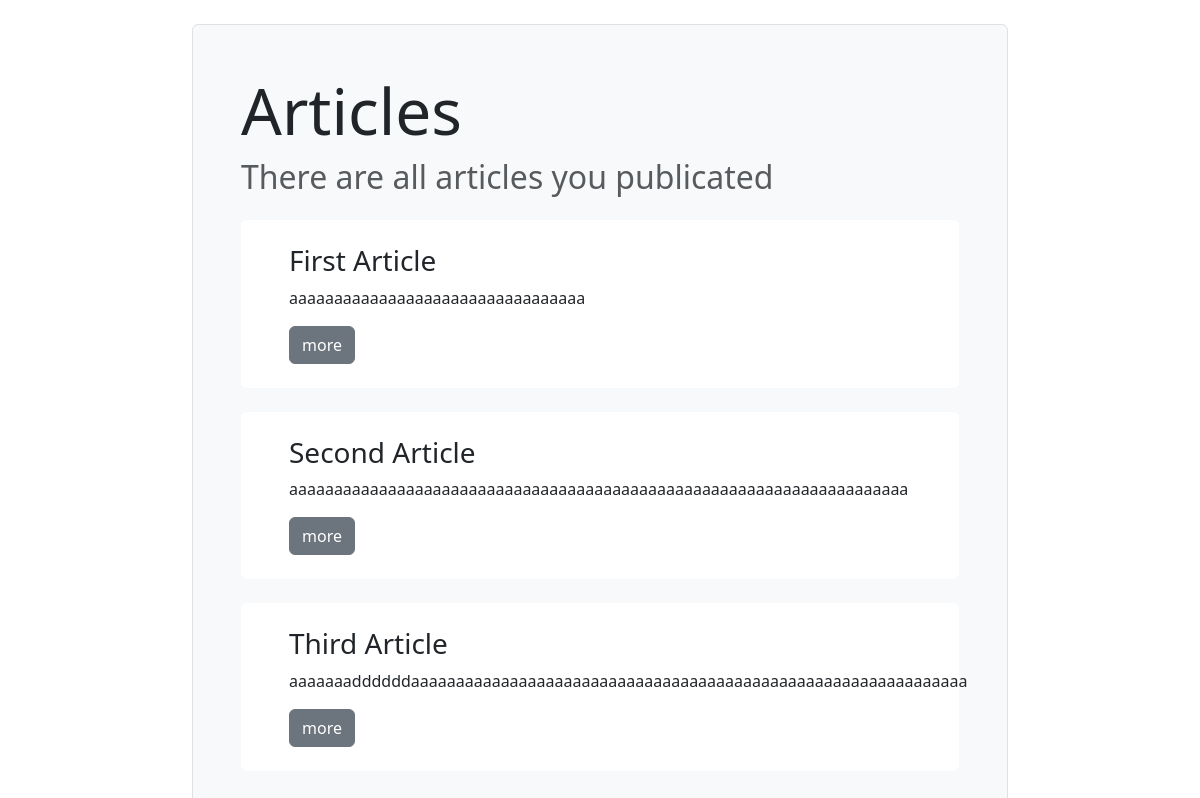
The page / on the database its author committed.
### article_feed/models.py (models this page shows, shortened)
class feed(models.Model):
    title = models.CharField(max_length=255)
    content = models.TextField()
    time_create = models.DateTimeField(auto_now_add=True)

### article_feed/views.py (the view)
# urls.py: path('', index, name='main'),
def index(request):
    posts=feed.objects.all()
    return render(request, 'article_feed/index.html',{'posts':posts})

### article_feed/templates/article_feed/index.html (shortened to what this page needs)
<!DOCTYPE html>
<html lang="en">
<head>
    <link href="https://cdn.jsdelivr.net/npm/bootstrap@5.3.2/dist/css/bootstrap.min.css" rel="stylesheet">
</head>
<body class="row justify-content-center py-4">
    <div class="col-8 bg-light border p-5 rounded">
        <h1 class="display-3">Articles</h1>
        <h2 class="text-body-secondary">There are all articles you publicated</h2>
        <div class="article_feed my-3 mt-4">
            {% for p in posts %}
                {% include 'article_feed/article_shortcut.html' %}
            {% endfor %}
        </div>
    </div>
</body>
</html>

### article_feed/templates/article_feed/article_shortcut.html
<div class="article my-4 bg-white p-4 px-5 rounded">
    <h3>{{p.title}}</h3>
    <p>{{p.content}}</p>
    <a href="{% url 'article' p.pk %}" class="btn btn-secondary">more</a>
</div>

### rows shown on the page
feed: title "First Article", content "aaaaaaaaaaaaaaaaaaaaaaaaaaaaaaaaa"
feed: title "Second Article", content "aaaaaaaaaaaaaaaaaaaaaaaaaaaaaaaaaaaaaaaaaaaaaaaaaaaaaaaaaaaaaaaaaaaaa"
feed: title "Third Article", content "aaaaaaaddddddaaaaaaaaaaaaaaaaaaaaaaaaaaaaaaaaaaaaaaaaaaaaaaaaaaaaaaaaaaaaaa"
